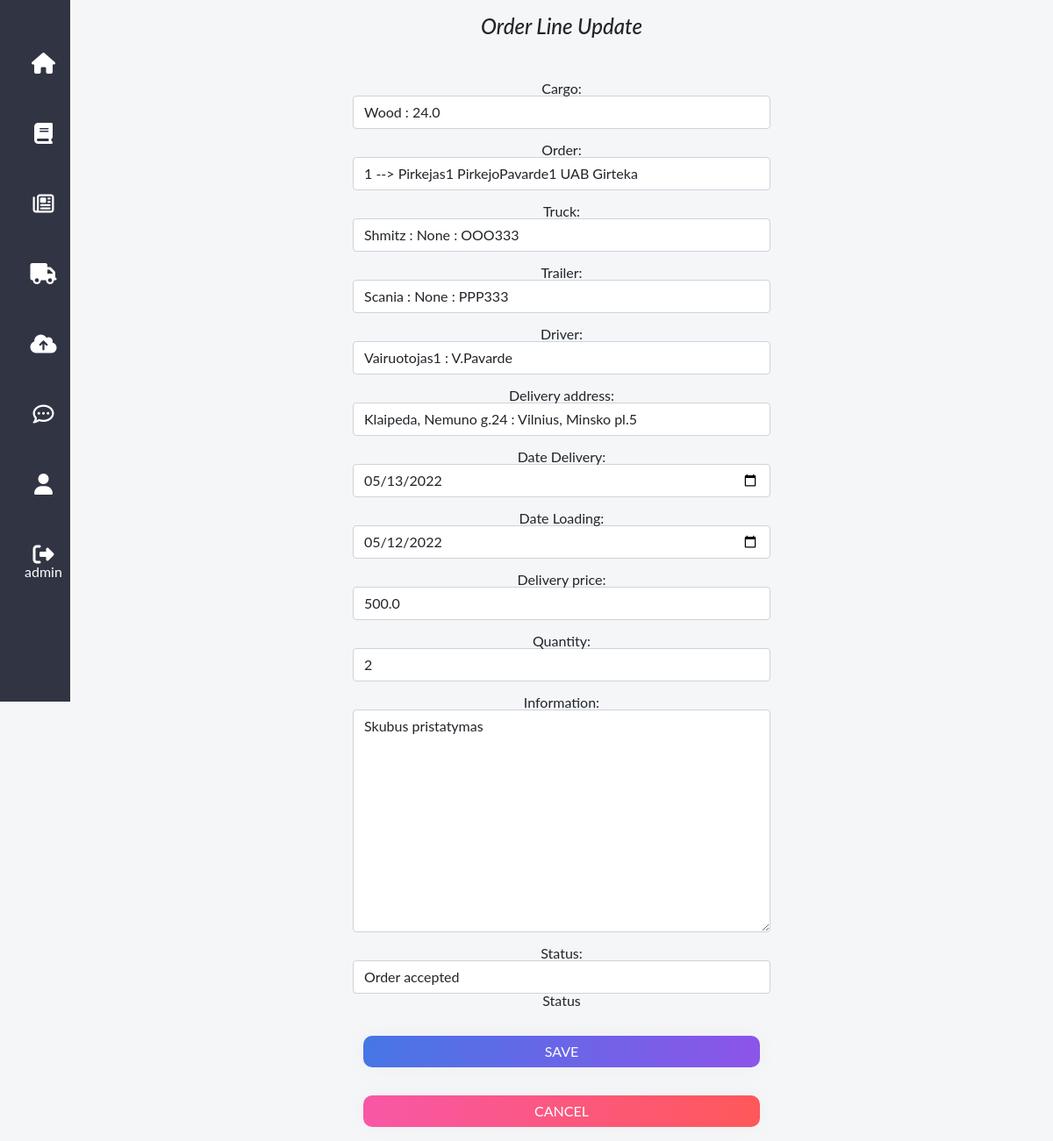
/orderlines/1/update (signed in), run on the app's committed database.
### transport/models.py (models this page shows, shortened)
class Cargo(models.Model):
    cargo = models.CharField(max_length=200, null=True, blank=True)
    weight = models.FloatField(null=True, blank=True)
    dangerous = models.BooleanField(default=False, null=True, blank=True)
    dimensions = models.CharField(max_length=200, null=True, blank=True)
    information = models.TextField(max_length=200, null=True, blank=True)
    class Meta:
        verbose_name = "Cargo"
        verbose_name_plural = "Cargoes"
    def __str__(self):
        return f'{self.cargo} : {self.weight}'

class OrderItem(models.Model):
    cargo = models.ForeignKey(Cargo, on_delete=models.SET_NULL, blank=True, null=True)
    order = models.ForeignKey(Order, on_delete=models.SET_NULL, blank=True, null=True)
    truck = models.ForeignKey(Truck, on_delete=models.SET_NULL, blank=True, null=True)
    trailer = models.ForeignKey(Trailer, on_delete=models.SET_NULL, blank=True, null=True)
    driver = models.ForeignKey(Driver, on_delete=models.SET_NULL, blank=True, null=True)
    delivery_address = models.ForeignKey(DeliveryAddress, on_delete=models.SET_NULL, blank=True, null=True)
    date_delivery = models.DateField("Date Delivery", null=True, blank=True)
    date_loading = models.DateField("Date Loading", null=True, blank=True)
    delivery_price = models.FloatField(null=True, blank=True)
    quantity = models.IntegerField(default=1, null=True, blank=True)
    information = models.TextField(max_length=200, null=True, blank=True)
    delivery_status = (
        ('N', "Not yet ordered"),
        ('O', "Order accepted"),
        ('C', "Carried out"),
        ('F', "Order finished"),
    )
    status = models.CharField(
        max_length=1,
        choices=delivery_status,
        blank=True,
        default='N',
        help_text="Status",
    )
    class Meta:
        verbose_name = "Order Item"
        verbose_name_plural = "Order Items"

### transport/views.py (the view, shortened to what this page needs)
# urls.py: path('orderlines/<int:pk>/update', views.OrderItemUpdateView.as_view(), name='orderlines_update'),
class OrderItemUpdateView(LoginRequiredMixin, UpdateView):
    model = OrderItem
    form_class = OrderItemForm
    template_name = 'orderlines_update.html'

### transport/forms.py
class OrderItemForm(forms.ModelForm):
    class Meta:
        model = OrderItem
        fields = fields = '__all__'
        widgets = {
            'cargo': forms.Select(attrs={'class': 'form-control'}),
            'order': forms.Select(attrs={'class': 'form-control'}),
            'truck': forms.Select(attrs={'class': 'form-control'}),
            'trailer': forms.Select(attrs={'class': 'form-control'}),
            'driver': forms.Select(attrs={'class': 'form-control'}),
            'delivery_address': forms.Select(attrs={'class': 'form-control'}),
            'date_delivery': DateInput(attrs={'class': 'form-control'}),
            'date_loading': DateInput(attrs={'class': 'form-control'}),
            'delivery_price': forms.NumberInput(attrs={'class': 'form-control'}),
            'quantity': forms.NumberInput(attrs={'class': 'form-control'}),
            'information': forms.Textarea(attrs={'class': 'form-control'}),
            'status': forms.Select(attrs={'class': 'form-control'}),
        }

### transport/models.py (called while the page is built)
    def __str__(self):
        return f'{self.truck_brand} : {self.truck_model} : {self.truck_plate}'

    def __str__(self):
        return f'{self.trailer_brand} : {self.trailer_model} : {self.trailer_plate}'

    def __str__(self):
        return f'{self.name} : {self.surname}'

    def __str__(self):
        return f'{self.name}  {self.surname} {self.company}'

    def __str__(self):
        return f'{self.id} --> {self.customer} '

    def __str__(self):
        return f'{self.loading_address} : {self.delivery_address}'

### transport/templates/orderlines_update.html (shortened to what this page needs)
{% extends "base.html" %}
{% load static %}
{% block content %}
    <div class="container d-flex flex-column justify-content-center" style="max-width:500px;">
        <h4 class=" mb-5" style="font-style:italic;">Order Line Update</h4>
        <div class="form-group ">
            <form method="post" action="">
                {{form.as_p}}
            <div class="container d-flex flex-column justify-content-center" >
                 <button class="btn btn-grad my-3">Save</button>
                <button class="btn btn-grad btn-delete my-3" onclick="javascript:history.back();" style="min-width:100px">Cancel</button>
            </div>
            </form>
        </div>
    </div>
{% endblock content %}

### transport/templates/base.html (shortened to what this page needs)
<!DOCTYPE html>
{% load static %}
<html lang="en">
<head>
    <link href="https://cdn.jsdelivr.net/npm/bootstrap@5.0.2/dist/css/bootstrap.min.css" rel="stylesheet">
	<link href="https://cdn.datatables.net/1.11.5/css/dataTables.bootstrap4.min.css"  rel="stylesheet">
    <link rel="stylesheet" type="text/css" href="{% static 'css/styles.css' %}?{% now 'U' %}">
</head>
<body>
<nav class="sidebar-navigation navbar-expand-sm" style="z-index:100;">
	<div style="text-align:center; padding:1em 0;">
	</div>
	<div class="collapse navbar-collapse" id="navbarNavDropdown">
	<ul style="padding-left: 0px;">
		<li name="home">
			<a href="{% url 'home' %}"><i class="fa fa-home"></i></a>
		</li>
		{% if user.is_authenticated %}
		<li name="orders">
			<a href="{% url 'orders' %}"><i class="fa fa-book"></i></a>
		</li>
		<li name="order_lines">
			<a href="{% url 'order_lines' %}"><i class="fa fa-newspaper-o"></i></a>
		</li>
		<li name="links">
			<a href="{% url 'links' %}"><i class="fa fa-truck"></i></a>
		</li>
		<li name="uploads">
			<a href="{% url 'uploads' %}"><i class="fa fa-cloud-upload"></i></a>
		</li>
		<li name="messages">
			<a href="{% url 'messages'%}"><i class="fa fa-commenting-o"></i></a>
		</li>
		<li name="profile">
			<a href="{% url 'profile'%}"><i class="fa fa-user"></i></a>
		</li>
		{% endif %}
		<li name="login">
			{% if user.is_authenticated %}
			<a href="{% url 'logout'%}?next=/home"><i class="fa fa-sign-out"></i></a>
			{{ user.get_username }}
			{% else %}
			<a href="{% url 'login'%}?next={{request.path}}"><i class="fa fa-sign-in"></i></a>
			<span class="tooltip">Log In</span>
			{% endif %}
		</li>
	</ul>
	</div>
    </nav>
        <div class="my-container">
            <br>
            {% block content %}
            {% endblock content %}
        </div>
</body>
</html>

### static/css/styles.css (style rules this page uses)
* { margin: 0; padding: 0; box-sizing: border-box; list-style: none; font-family: "Lato", sans-serif; line-height: 1; }
body { background-color: #f5f6f8; }
.sidebar-navigation { display: inline; position: fixed; min-height: 100vh; width: 80px; background-color: #313443; }
.sidebar-navigation ul { text-align: center; color: white; margin: 0 auto; }
.sidebar-navigation ul li { padding: 28px 28px; cursor: pointer; }
.sidebar-navigation ul li i { display: block; font-size: 24px; }
a { text-decoration:none; color:#fff; }
.my-container { font-family: 'Roboto', sans-serif; font-weight: 400; overflow: hidden; margin-left:80px; text-align:center; }
.btn-grad { background-image: linear-gradient(to right, #4776E6 0%, #8E54E9 51%, #4776E6 100%) }
.btn-grad { padding: 5px 15px; text-align: center; text-transform: uppercase; transition: 0.5s; background-size: 200% auto; color: white; box-shadow: 0 0 20px #eee; border-radius: 10px; display: block; }
.btn-delete { background-image: linear-gradient(to right, #f857a6 0%, #ff5858 51%, #f857a6 100%) }

### data on the page
Cargo: cargo "Wood : 24.0"
OrderItem: order "1 --> Pirkejas1 PirkejoPavarde1 UAB Girteka", truck "Shmitz : None : OOO333", trailer "Scania : None : PPP333", driver "Vairuotojas1 : V.Pavarde", delivery_address "Klaipeda, Nemuno g.24 : Vilnius, Minsko pl.5", date_delivery "05/13/2022", date_loading "05/12/2022", delivery_price "500.0", quantity "2", information "Skubus pristatymas", status "Order accepted"

### other printed values
{{ user.get_username }} "admin"
